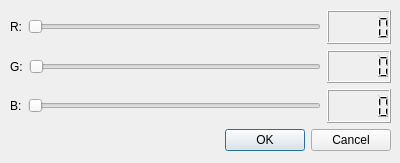
<?xml version="1.0" encoding="UTF-8"?>
<ui version="4.0">
 <class>SetBGColorDialog</class>
 <widget class="QDialog" name="SetBGColorDialog">
  <property name="geometry">
   <rect>
    <x>0</x>
    <y>0</y>
    <width>400</width>
    <height>163</height>
   </rect>
  </property>
  <property name="windowTitle">
   <string>Dialog</string>
  </property>
  <widget class="QWidget" name="">
   <property name="geometry">
    <rect>
     <x>10</x>
     <y>10</y>
     <width>381</width>
     <height>141</height>
    </rect>
   </property>
   <layout class="QVBoxLayout" name="verticalLayout">
    <item>
     <layout class="QHBoxLayout" name="horizontalLayout">
      <item>
       <widget class="QLabel" name="label">
        <property name="text">
         <string>R:</string>
        </property>
       </widget>
      </item>
      <item>
       <widget class="QSlider" name="colorRHorizontalSlider">
        <property name="orientation">
         <enum>Qt::Horizontal</enum>
        </property>
       </widget>
      </item>
      <item>
       <widget class="QLCDNumber" name="colorRLcdNumber"/>
      </item>
     </layout>
    </item>
    <item>
     <layout class="QHBoxLayout" name="horizontalLayout_2">
      <item>
       <widget class="QLabel" name="label_2">
        <property name="text">
         <string>G:</string>
        </property>
       </widget>
      </item>
      <item>
       <widget class="QSlider" name="colorGHorizontalSlider">
        <property name="orientation">
         <enum>Qt::Horizontal</enum>
        </property>
       </widget>
      </item>
      <item>
       <widget class="QLCDNumber" name="colorGLcdNumber"/>
      </item>
     </layout>
    </item>
    <item>
     <layout class="QHBoxLayout" name="horizontalLayout_3">
      <item>
       <widget class="QLabel" name="label_3">
        <property name="text">
         <string>B:</string>
        </property>
       </widget>
      </item>
      <item>
       <widget class="QSlider" name="colorBHorizontalSlider">
        <property name="orientation">
         <enum>Qt::Horizontal</enum>
        </property>
       </widget>
      </item>
      <item>
       <widget class="QLCDNumber" name="colorBLcdNumber"/>
      </item>
     </layout>
    </item>
    <item>
     <widget class="QDialogButtonBox" name="buttonBox">
      <property name="orientation">
       <enum>Qt::Horizontal</enum>
      </property>
      <property name="standardButtons">
       <set>QDialogButtonBox::Cancel|QDialogButtonBox::Ok</set>
      </property>
     </widget>
    </item>
   </layout>
  </widget>
 </widget>
 <resources/>
 <connections>
  <connection>
   <sender>buttonBox</sender>
   <signal>accepted()</signal>
   <receiver>SetBGColorDialog</receiver>
   <slot>accept()</slot>
   <hints>
    <hint type="sourcelabel">
     <x>229</x>
     <y>141</y>
    </hint>
    <hint type="destinationlabel">
     <x>157</x>
     <y>162</y>
    </hint>
   </hints>
  </connection>
  <connection>
   <sender>buttonBox</sender>
   <signal>rejected()</signal>
   <receiver>SetBGColorDialog</receiver>
   <slot>reject()</slot>
   <hints>
    <hint type="sourcelabel">
     <x>297</x>
     <y>147</y>
    </hint>
    <hint type="destinationlabel">
     <x>286</x>
     <y>162</y>
    </hint>
   </hints>
  </connection>
  <connection>
   <sender>colorRHorizontalSlider</sender>
   <signal>valueChanged(int)</signal>
   <receiver>colorRLcdNumber</receiver>
   <slot>display(int)</slot>
   <hints>
    <hint type="sourcelabel">
     <x>275</x>
     <y>27</y>
    </hint>
    <hint type="destinationlabel">
     <x>338</x>
     <y>26</y>
    </hint>
   </hints>
  </connection>
  <connection>
   <sender>colorGHorizontalSlider</sender>
   <signal>valueChanged(int)</signal>
   <receiver>colorGLcdNumber</receiver>
   <slot>display(int)</slot>
   <hints>
    <hint type="sourcelabel">
     <x>273</x>
     <y>61</y>
    </hint>
    <hint type="destinationlabel">
     <x>351</x>
     <y>65</y>
    </hint>
   </hints>
  </connection>
  <connection>
   <sender>colorBHorizontalSlider</sender>
   <signal>valueChanged(int)</signal>
   <receiver>colorBLcdNumber</receiver>
   <slot>display(int)</slot>
   <hints>
    <hint type="sourcelabel">
     <x>313</x>
     <y>106</y>
    </hint>
    <hint type="destinationlabel">
     <x>348</x>
     <y>106</y>
    </hint>
   </hints>
  </connection>
 </connections>
</ui>
